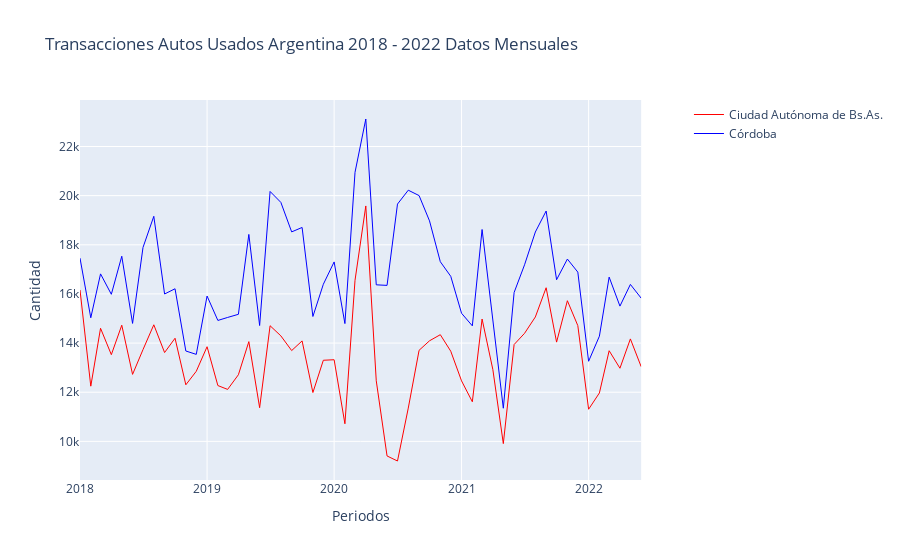

The code cell stored with this chart in its notebook:
### Code cell
get_line_plot(df_mes, "mes_año", "Ciudad Autónoma de Bs.As.", "Córdoba", "Transacciones Autos Usados Argentina 2018 - 2022 Datos Mensuales")
